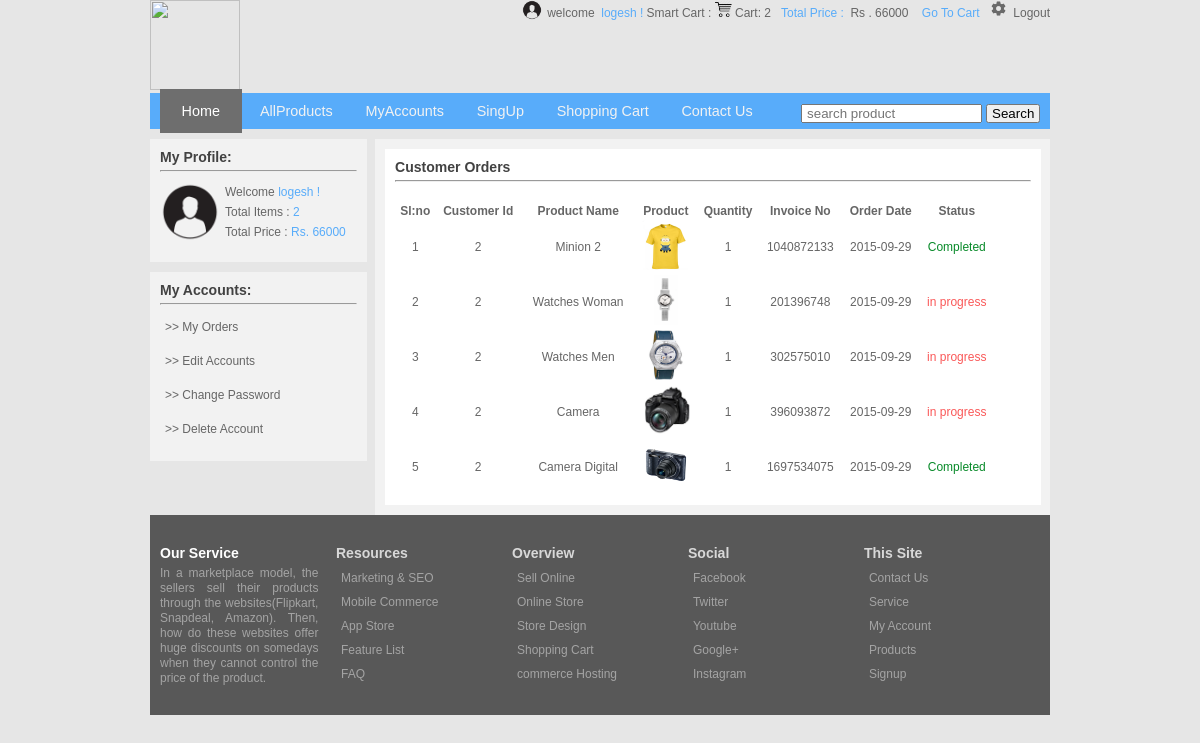
The page /e-commerce/my_accounts.php?my_orders (signed in) on the database its author committed.
### tables this page shows
CREATE TABLE IF NOT EXISTS `customers` (
  `customer_id` int(11) NOT NULL,
  `customer_ip` varchar(20) NOT NULL,
  `customer_name` text NOT NULL,
  `customer_email` varchar(50) NOT NULL,
  `customer_pass` varchar(50) NOT NULL,
  `customer_country` text NOT NULL,
  `customer_city` text NOT NULL,
  `customer_contact` varchar(100) NOT NULL,
  `customer_address` text NOT NULL,
  `customer_image` varchar(100) NOT NULL
);

CREATE TABLE IF NOT EXISTS `orders` (
  `order_id` int(100) NOT NULL,
  `p_id` int(100) NOT NULL,
  `c_id` int(100) NOT NULL,
  `qty` int(100) NOT NULL,
  `invoice_no` int(100) NOT NULL,
  `status` varchar(50) NOT NULL,
  `order_date` date NOT NULL
);

CREATE TABLE IF NOT EXISTS `products` (
  `product_id` int(100) NOT NULL,
  `product_cat` varchar(100) NOT NULL,
  `product_brand` varchar(100) NOT NULL,
  `product_title` varchar(100) NOT NULL,
  `product_price` int(100) NOT NULL,
  `product_discount` int(100) NOT NULL,
  `product_realprice` int(50) NOT NULL,
  `product_desc` text NOT NULL,
  `product_img1` text NOT NULL,
  `product_img2` text NOT NULL,
  `product_img3` text NOT NULL,
  `product_keywords` text NOT NULL,
  `date` date NOT NULL
);

### e-commerce/functions/functions_addCart.php (called while the page is built, shortened)
<?php
					$ip = $_SERVER['REMOTE_ADDR'];
					if(isset($_GET['add_cart'])){
						if(!empty($_GET['add_cart']))
							$pro_id = $_GET['add_cart'];
							$check_cart = $conn->query("select * from cart where ip_add ='$ip' and p_id = '$pro_id'");
						if($check_cart->num_rows>0){
							echo "<script>alert('Already added into cart :(');</script>";
						}else{
							$insert_cart = $conn->query("insert into cart (p_id,ip_add,qty) values ('$pro_id','$ip',1)");
							if($insert_cart){
								header('Location:index.php');
							}
						}
					}else{
						$ip = $_SERVER['REMOTE_ADDR'];
						$cart_show = $conn->query("select * from cart where ip_add = '$ip'");
						if($cart_show->num_rows >0){
							$price_convert = $conn->query("select sum(b.product_realprice),b.product_id,a.qty from cart as a LEFT JOIN products as b ON a.p_id = b.product_id where a.ip_add = '$ip'");
							$total_price = $price_convert->fetch_assoc();
							$total_pro = $cart_show->num_rows;
						}else{
							$total_price = 0;
						}
					}
?>

### e-commerce/customer/customer_myorders.php (the view)
<div id="cart_content">
	<div id="cart_inside">
		<h3>Customer Orders </h3>
		<hr/>
		<?php
		$select = $conn->query("select * from orders");
		if($select->num_rows>0){
			$orders = array();
			while($rows = $select->fetch_assoc()){
				$orders[] = $rows;
			}
		}
		?>
		<table align="center" style="margin-top:20px;" width="600px">
				<thead style="font-style:bold">
					<th>Sl:no</th>
					<th>Customer Id</th>
					<th>Product Name</th>
					<th>Product</th>
					<th>Quantity</th>
					<th>Invoice No</th>
					<th>Order Date</th>
					<th>Status</th>
				</thead>
				<tbody>
				<?php if(count($orders)){
					foreach ($orders as $c_order){
				?>
					<tr style="height:50px;">
						<td align="center" valign="middle">
							<?php echo $c_order['order_id'];?>
						</td>
						<td align="center" valign="middle">
							<?php echo $c_order['c_id'];?>
						</td>
						<?php
							$p_id = $c_order['p_id'];
							$select = $conn->query("select * from products where product_id = '$p_id'");
							if($select->num_rows>0){
								$row = $select->fetch_assoc();
							}
						?>
						<td align="center" valign="middle">
							<?php echo $row['product_title'];?>
						</td>
						<td align="center">
							<img src="admin_area/product_images/<?php echo $row['product_img1']; ?>" width="50" height="50" />
						</td>
						<td align="center" valign="middle">
							<?php echo $c_order['qty'];?>
						</td>
						<td align="center" valign="middle">
							<?php echo $c_order['invoice_no'];?>
						</td>
						<td align="center" valign="middle">
							<?php echo $c_order['order_date'];?>
						</td>
						<td align="center" valign="middle">
							<?php
							$status = $c_order['status'];
							if($status == 'Completed'){
								echo "<b style='color:#088A29'>$status</b>";
							}else{
								echo "<b style='color:#FA5858;'>$status</b>";
							}
							?>
						</td>
					</tr>
					<?php
					}
				}
				?>
			</tbody>
		</table>
	</div>
</div>

### e-commerce/template/header.php (shortened to what this page needs)
<!doctype html>
<html>
	<head>
		<link type="text/css" rel="stylesheet" href="styles/style.css">
	</head>
		<body>
		<div class="main_wrapper">
			<div class="header_wrapper">
				<div class="shopping_cart">
					<?php
					if(isset($_SESSION['customer_email'])){
						$c_email = $_SESSION['customer_email'];
						$select = $conn->query("select * from customers where customer_email = '$c_email'");
						if($select->num_rows>0){
							$user_array = array();
							while($row = $select->fetch_assoc()){
								$user_array[] = $row;
							}
							if(count($user_array)){
								foreach($user_array as $c_data){ ?>
									<img id="user" src="customer/customer_img/<?php echo $c_data['customer_image']; ?>" width="20" height="20" /> welcome<b style='color:#58ACFA'>&nbsp;&nbsp;<?php echo $c_data['customer_name']; ?> ! </b> <b>Smart Cart :</b>
							<?php
								 }
							}
						}
					}else{
						echo "Welcome<b style='color:#58ACFA'> Guest !&nbsp;&nbsp;</b>
							<b>Smart Cart :</b>";
					}
					?>
					<b><img src="images/shop_3.png" width="17" height="17" /></b>
					<b>Cart:</b>
					<b>
					<?php
						if(!isset($total_pro) || $total_pro == 0 || $total_pro == ''){
							echo 0;
						}else{
							echo $total_pro;
						}
					?>
					</b>
					<b style="color:#58ACFA">&nbsp;&nbsp;Total Price :&nbsp;</b>
					<b>Rs .
					<?php
						$cart_price = $total_price['sum(b.product_realprice)'];
						if(isset($new_price)){
						 	echo $new_price;
						}else{
						 	echo $cart_price;
						}
					?>
					</b>
				<?php
				if(isset($_SESSION['customer_email'])){
				echo "&nbsp;&nbsp;<b style='color:#58ACFA'>
				<a href='cart.php' style='text-decoration:none;color:#58ACFA'>Go To Cart &nbsp;</a>
				<img src='images/setting_3.png' width='17' height='17' />&nbsp;
				<a href='customer/customer_logout.php' style='text-decoration:none;color:#666666;'>Logout</a>
				</b>";
				}else{
				echo "&nbsp;&nbsp;<b style='color:#58ACFA'>
				<a href='cart.php' style='text-decoration:none;color:#58ACFA'>Go To Cart &nbsp;</a>
				<img src='images/setting_3.png' width='17' height='17' />&nbsp;
				<a href='checkout.php' style='text-decoration:none;color:#666666;'>Login</a>
				</b>";
				}
				?>
			</div>
				<img id ="logo" src="images/logo.png" width="90" height="90" />
			</div>

### e-commerce/template/customer_sidebar.php
<div id="side_bar">
	<h3>My Profile:</h3>
	<hr/>
	<div class="customer_inside">
		<img id="user" src="customer/customer_img/<?php echo $c_data['customer_image']; ?>" width="60" height="60" />
		Welcome <b style='color:#58ACFA'><?php echo $c_data['customer_name']; ?> ! </b>
		<br/>
		<b>Total Items :</b>
		<b style="color:#58ACFA"><?php echo $total_pro;?> </b>
		<br/>
		<b>Total Price : </b>
		<b style="color:#58ACFA">Rs.
			<?php
					 if(isset($new_price)){
					 	echo $new_price;
					 }else{
					 	echo $total_price['sum(b.product_realprice)'];
					 }
			?>
		</b>
	</div>
</div>
<div id="side_bar">
	<h3>My Accounts:</h3>
	<hr/>
	<ul>
		<li><a href="my_accounts.php?my_orders"> >> My Orders</a></li>
		<li><a href="my_accounts.php?edit_accounts"> >> Edit Accounts</a></li>
		<li><a href="my_accounts.php?change_password"> >> Change Password</a></li>
		<li><a href="my_accounts.php?delete_account"> >> Delete Account</a></li>
	</ul>
</div>

### e-commerce/styles/style.css (style rules this page uses)
html, body, div, span, applet, object, iframe, h1, h2, h4, h5, h6, p, blockquote, pre, a, abbr, acronym, address, big, cite, code, del, dfn, em, img, ins, kbd, q, s, samp, small, strike, strong, sub, sup, tt, var, b,u, i, center, dl, dt, dd, ol, ul, li, fieldset, form, label, legend, article, aside, canvas, details, embed, figure, figcaption, footer, header, hgroup, menu, nav, output, ruby, section, summary, time, mark, audio, video { margin: 0; padding: 0; border: 0; font-size: 100%; font: inherit; vertical-align: baseline; }
h3 { margin-bottom: 5px; color: #424242; }
* { margin: 0px; padding: 0px; }
body { font-family: arial; font-size: 12px; background-color:#E6E6E6; color: #666666; }
.main_wrapper { width: 900px; margin: 0 auto; height: auto; }
.header_wrapper { margin-top: 0px; }
.shopping_cart { float: right; }
#user { float: left; margin-right: 5px; }
#side_bar { background-color: #F2F2F2; padding: 10px; margin-right: 8px; margin-bottom: 10px; }
#side_bar ul li { margin-bottom: 10px; text-align: left; padding: 5px; }
#side_bar ul li a { color: #666666; text-decoration: none; }
.customer_inside { line-height: 20px; font-size: 12px; margin-bottom: 10px; }
hr { margin-bottom: 10px; }
#cart_content { background-color: #F2F2F2; width: 98%; height: auto; padding: 10px; }
#cart_inside { background-color: white; padding: 10px; }

### rows shown on the page
customers: customer_image (picture), customer_name "logesh"
orders: order_id "1", c "2", products.product_title "Minion 2", products.product_img1 (picture), qty "1", invoice_no "1040872133", order_date "2015-09-29", status "Completed"
orders: order_id "2", c "2", products.product_title "Watches Woman", products.product_img1 (picture), qty "1", invoice_no "201396748", order_date "2015-09-29", status "in progress"
orders: order_id "3", c "2", products.product_title "Watches Men", products.product_img1 (picture), qty "1", invoice_no "302575010", order_date "2015-09-29", status "in progress"
orders: order_id "4", c "2", products.product_title "Camera", products.product_img1 (picture), qty "1", invoice_no "396093872", order_date "2015-09-29", status "in progress"
orders: order_id "5", c "2", products.product_title "Camera Digital", products.product_img1 (picture), qty "1", invoice_no "1697534075", order_date "2015-09-29", status "Completed"

### other values the page prints
$total_pro "2"
$cart_price "66000"
$total_price['sum(b.product_realprice)'] "66000"
